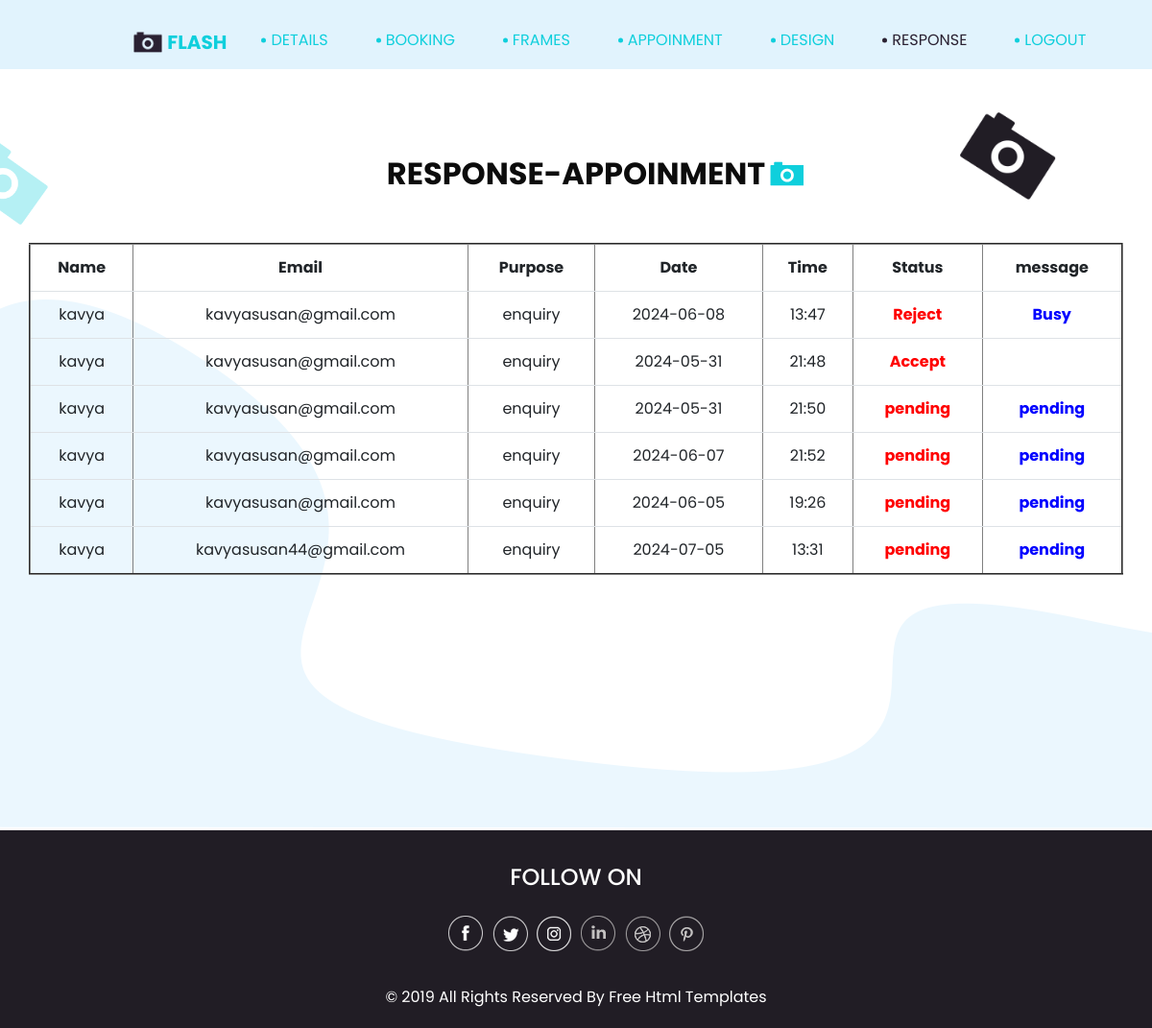
/response_appoinment (signed in), run on the app's committed database.
### studio_app/models.py (models this page shows)
class appoinment(models.Model):
    user = models.ForeignKey(User, on_delete=models.CASCADE)
    name=models.CharField(max_length=20)
    email = models.CharField(max_length=20)
    phone = models.IntegerField()
    purpose = models.CharField(max_length=100)
    date=models.CharField(max_length=10)
    time = models.CharField(max_length=10)
    status = models.CharField(max_length=20,null=True)
    message = models.CharField(max_length=20, null=True)

### studio_app/views.py (the view)
# urls.py: path('response_appoinment', views.response_appoinment),
def response_appoinment(request):
    data=appoinment.objects.all()
    data =appoinment.objects.filter(name=request.user)
    return render(request, 'response_appoinment.html', {'data': data})

### template/response_appoinment.html (shortened to what this page needs)
<!DOCTYPE html>
<html xmlns="http://www.w3.org/1999/html" xmlns="http://www.w3.org/1999/html">
<head>
  {% load static %}
  <link rel="stylesheet" type="text/css" href="{% static 'css/bootstrap.css' %}" />
  <link href="{% static 'css/style.css' %}" rel="stylesheet" />
  <link href="{% static 'css/responsive.css' %}" rel="stylesheet" />
</head>
<body class="sub_page">
  <div class="hero_area">
    <header class="header_section">
      <div class="container-fluid">
        <div class="row">
          <div class="col-lg-11 offset-lg-1">
            <nav class="navbar navbar-expand-lg custom_nav-container ">
              <a class="navbar-brand" href="admin_index.html">
                <img src="{% static 'images/logo.png' %}" alt="">
                <span>
                  Flash
                </span>
              </a>
                 <div class="collapse navbar-collapse" id="navbarSupportedContent">
                <div class="d-flex ml-auto flex-column flex-lg-row align-items-center">
                  <ul class="navbar-nav  ">
                    <li class="nav-item actiive">
                      <a class="nav-link" href="user_index/{{user.id}}">Details <span class="sr-only">(current)</span></a>
                    </li>
                    <li class="nav-item ">
                      <a class="nav-link" href="/user_booking">Booking</a>
                    </li>
                    <li class="nav-item">
                      <a class="nav-link" href="/user_frames">Frames</a>
                    </li>
                     <li class="nav-item">
                      <a class="nav-link" href="/user_appoinment">Appoinment</a>
                    </li>
                     <li class="nav-item">
                      <a class="nav-link" href="/user_design">Design</a>
                    </li>
                     <nav id="colorNav">
                        <li class="nav-item active">
                            <a href="#" class="nav-link">Response</a>
                        </li>
                   </nav>
                    <li class="nav-item">
                      <a class="nav-link" href="logout">Logout</a>
                    </li>
                  </ul>
                </div>
              </div>
            </nav>
          </div>
        </div>
      </div>
    </header>
  </div>
  <section class="contact_section layout_padding">
    <div class="bg-img1">
      <img src="{% static 'images/bg-img-1.png' %}" alt="">
    </div>
    <div class="bg-img2">
      <img src="{% static 'images/bg-img-2.png' %}" alt="">
    </div>
    <div class="container">
      <div class="heading_container">
        <h2>
          Response-Appoinment
        </h2>
      </div>
      <div class="">
        <div class="">
            <form action="" method="post" enctype="multipart/form-data">
              <div class="contact_form-container">
                <div>
                 <table class="table" border="2" style="text-align:center;">
                   <tr>
                     <th>Name</th>
                     <th>Email</th>
                     <th>Purpose</th>
                     <th>Date</th>
                     <th>Time</th>
                     <th>Status</th>
                     <th>message</th>
                   </tr>
                 {% for i in data %}
                   <tr>
                           <td id="name">{{i.name}}</td>
                           <td>{{i.email}}</td>
                           <td>{{i.purpose}}</td>
                           <td>{{i.date}}</td>
                           <td>{{i.time}}</td>
                           <td style="color:red;"><b>{{i.status}}</b></td>
                           <td  style="color:blue;"><b>{{i.message}}</b></td>
                 {% endfor %}
                 </table>
                </div>
              </div>
            </form>
          </div>
        </div>
      </div>
  </section>
  <section class="info_section ">
    <div class="container">
      <div class="info_container">
        <div class="info_social">
          <div class="d-flex justify-content-center">
            <h4 class="">
              Follow on
            </h4>
          </div>
          <div class="social_box">
            <a href="">
              <img src="{% static 'images/fb.png' %}" alt="">
            </a>
            <a href="">
              <img src="{% static 'images/twitter.png' %}" alt="">
            </a>
            <a href="">
              <img src="{% static 'images/instagram.png' %}" alt="">
            </a>
            <a href="">
              <img src="{% static 'images/linkedin.png' %}" alt="">
            </a>
            <a href="">
              <img src="{% static 'images/dribble.png' %}" alt="">
            </a>
            <a href="">
              <img src="{% static 'images/pinterest.png' %}" alt="">
            </a>
          </div>
        </div>
      </div>
    </div>
  </section>
  <section class="container-fluid footer_section">
    <div class="container">
      <p>
        &copy; 2019 All Rights Reserved By
        <a href="https://html.design/">Free Html Templates</a>
      </p>
    </div>
  </section>
</body>
</html>

### static/css/style.css (style rules this page uses)
body { font-family: 'Poppins', sans-serif; color: #0c0c0c; background-color: #ffffff; }
.layout_padding { padding: 90px 0; }
.heading_container { display: -webkit-box; display: -ms-flexbox; display: flex; -webkit-box-orient: vertical; -webkit-box-direction: normal; -ms-flex-direction: column; flex-direction: column; -webkit-box-align: center; -ms-flex-align: center; align-items: center; text-align: center; }
.heading_container h2 { position: relative; font-weight: bold; text-transform: uppercase; }
.heading_container h2::before { content: ""; position: absolute; width: 35px; height: 26px; top: 50%; right: -40px; -webkit-transform: translateY(-50%); transform: translateY(-50%); z-index: 1; background-image: url(../images/heading-img.png); background-repeat: no-repeat; }
.hero_area { height: 136vh; position: relative; background-image: url(../images/hero-bg.png); background-size: cover; }
.sub_page .hero_area { height: auto; background-image: none; background-color: #e1f3fd; }
.sub_page .hero_area::after { display: none; }
.header_section .container-fluid { padding-right: 25px; padding-left: 25px; }
.custom_nav-container .navbar-nav .nav-item .nav-link { margin: 10px 30px; padding: 0; color: #0fcfdc; text-align: center; position: relative; text-transform: uppercase; }
.custom_nav-container .navbar-nav .nav-item .nav-link::before { content: ""; width: 5px; height: 5px; position: absolute; top: 50%; left: -10px; -webkit-transform: translateY(-50%); transform: translateY(-50%); background-color: #0fcfdc; border-radius: 100%; }
.custom_nav-container .navbar-nav .nav-item.active .nav-link, .custom_nav-container .navbar-nav .nav-item:hover .nav-link { color: #2a2132; }
.custom_nav-container .navbar-nav .nav-item.active .nav-link::before, .custom_nav-container .navbar-nav .nav-item:hover .nav-link::before { background-color: #2a2132; }
a, a:hover, a:focus { text-decoration: none; }
.navbar-brand { display: -webkit-box; display: -ms-flexbox; display: flex; -webkit-box-align: center; -ms-flex-align: center; align-items: center; }
.navbar-brand img { width: 30px; margin-right: 5px; }
.navbar-brand span { font-size: 20px; font-weight: 700; color: #0fcfdc; text-transform: uppercase; }
.custom_nav-container { z-index: 99999; padding-top: 20px; -webkit-box-align: end; -ms-flex-align: end; align-items: flex-end; }
.navbar-expand-lg .navbar-collapse { -webkit-box-align: end; -ms-flex-align: end; align-items: flex-end; }
.contact_section { background-image: url(../images/contact-bg.png); background-repeat: no-repeat; background-position: left bottom; padding-bottom: 250px; position: relative; }
.contact_section .bg-img1 { width: 100px; position: absolute; top: 45px; right: 100px; }
.contact_section .bg-img1 img { width: 100%; }
.contact_section .bg-img2 { width: 50px; position: absolute; top: 75px; left: 0px; }
.contact_section .bg-img2 img { width: 100%; }
.contact_section .contact_form-container { margin-top: 45px; }
.info_section { background-color: #211d25; color: #ffffff; font-family: 'Poppins', sans-serif; }
.info_section .info_container { width: 75%; margin: 0 auto; }
.info_section .info_social { padding-top: 35px; display: -webkit-box; display: -ms-flexbox; display: flex; -webkit-box-orient: vertical; -webkit-box-direction: normal; -ms-flex-direction: column; flex-direction: column; -webkit-box-align: center; -ms-flex-align: center; align-items: center; }
.info_section .info_social h4 { text-transform: uppercase; }
.info_section .info_social .social_box { display: -webkit-box; display: -ms-flexbox; display: flex; margin: 15px auto; -webkit-box-align: center; -ms-flex-align: center; align-items: center; }
.info_section .info_social .social_box img { min-width: 10px; margin: 0 3px; }
.footer_section { background-color: #211d25; display: -webkit-box; display: -ms-flexbox; display: flex; -webkit-box-pack: center; -ms-flex-pack: center; justify-content: center; position: relative; font-family: 'Poppins', sans-serif; }
.footer_section p { color: #ffffff; margin: 0 auto; text-align: center; padding: 20px 0; width: 55%; }
.footer_section a { color: #ffffff; }

### static/css/responsive.css (style rules this page uses)
@media (min-width: 1200px) { .container { max-width: 1170px; } }

### data on the page
appoinment: name "kavya", email "kavyasusan@gmail.com", purpose "enquiry", date "2024-06-08", time "13:47", status "Reject", message "Busy"
appoinment: name "kavya", email "kavyasusan@gmail.com", purpose "enquiry", date "2024-05-31", time "21:48", status "Accept"
appoinment: name "kavya", email "kavyasusan@gmail.com", purpose "enquiry", date "2024-05-31", time "21:50", status "pending", message "pending"
appoinment: name "kavya", email "kavyasusan@gmail.com", purpose "enquiry", date "2024-06-07", time "21:52", status "pending", message "pending"
appoinment: name "kavya", email "kavyasusan@gmail.com", purpose "enquiry", date "2024-06-05", time "19:26", status "pending", message "pending"
appoinment: name "kavya", email "kavyasusan44@gmail.com", purpose "enquiry", date "2024-07-05", time "13:31", status "pending", message "pending"
